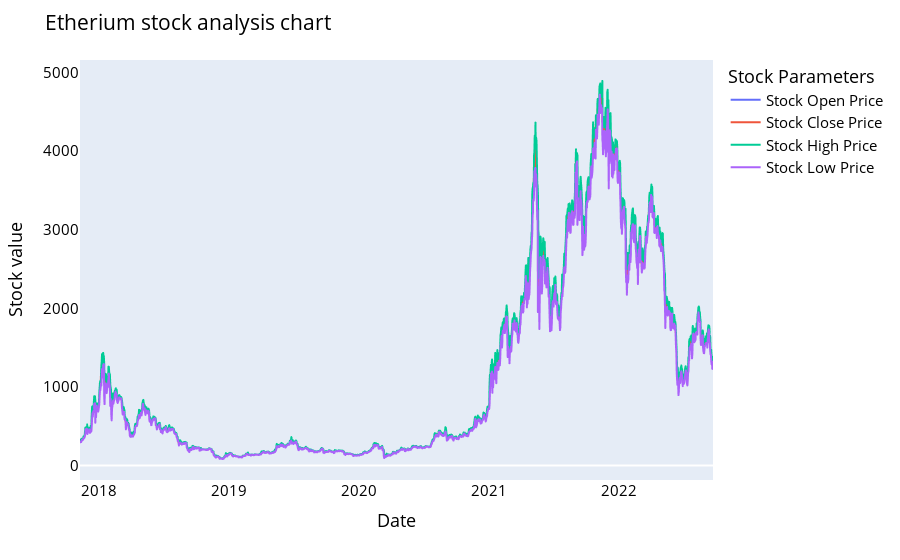

Notebook code cell kept with this figure:
### Code cell
StockAnalysis(overall, 'Etherium')

### Figure 1 — Plotly figure (JSON) as saved in the notebook; plotly's stock layout.template omitted (floating-point values rounded to 4 significant figures; data arrays with more than 128 entries replaced by an {"elided": "..."} marker saying what was removed)
{"data": [{"hovertemplate": "variable=Open<br>Date=%{x}<br>Stock value=%{y}<extra></extra>", "legendgroup": "Open", "line": {"color": "#636efa", "dash": "solid"}, "marker": {"symbol": "circle"}, "mode": "lines", "name": "Stock Open Price", "showlegend": true, "type": "scattergl", "x": {"elided": "1780 str values"}, "xaxis": "x", "y": {"elided": "1780 float values"}, "yaxis": "y"}, {"hovertemplate": "variable=Close<br>Date=%{x}<br>Stock value=%{y}<extra></extra>", "legendgroup": "Close", "line": {"color": "#EF553B", "dash": "solid"}, "marker": {"symbol": "circle"}, "mode": "lines", "name": "Stock Close Price", "showlegend": true, "type": "scattergl", "x": {"elided": "1780 str values"}, "xaxis": "x", "y": {"elided": "1780 float values"}, "yaxis": "y"}, {"hovertemplate": "variable=High<br>Date=%{x}<br>Stock value=%{y}<extra></extra>", "legendgroup": "High", "line": {"color": "#00cc96", "dash": "solid"}, "marker": {"symbol": "circle"}, "mode": "lines", "name": "Stock High Price", "showlegend": true, "type": "scattergl", "x": {"elided": "1780 str values"}, "xaxis": "x", "y": {"elided": "1780 float values"}, "yaxis": "y"}, {"hovertemplate": "variable=Low<br>Date=%{x}<br>Stock value=%{y}<extra></extra>", "legendgroup": "Low", "line": {"color": "#ab63fa", "dash": "solid"}, "marker": {"symbol": "circle"}, "mode": "lines", "name": "Stock Low Price", "showlegend": true, "type": "scattergl", "x": {"elided": "1780 str values"}, "xaxis": "x", "y": {"elided": "1780 float values"}, "yaxis": "y"}], "layout": {"font": {"color": "black", "size": 15}, "legend": {"title": {"text": "Stock Parameters"}, "tracegroupgap": 0}, "margin": {"t": 60}, "title": {"text": "Etherium stock analysis chart"}, "xaxis": {"anchor": "y", "domain": [0, 1], "showgrid": false, "title": {"text": "Date"}}, "yaxis": {"anchor": "x", "domain": [0, 1], "showgrid": false, "title": {"text": "Stock value"}}}}
